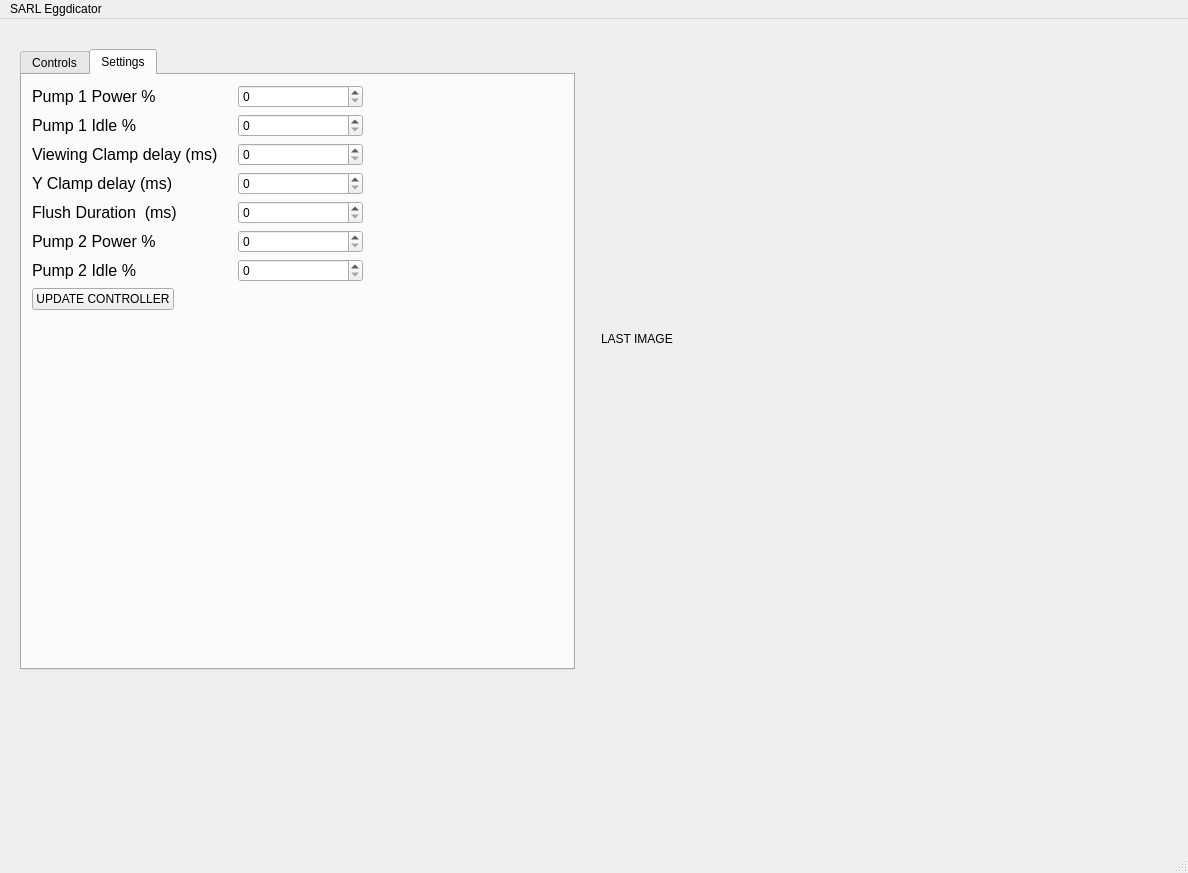
<?xml version="1.0" encoding="UTF-8"?>
<ui version="4.0">
 <class>MainWindow</class>
 <widget class="QMainWindow" name="MainWindow">
  <property name="geometry">
   <rect>
    <x>0</x>
    <y>0</y>
    <width>1188</width>
    <height>873</height>
   </rect>
  </property>
  <property name="windowTitle">
   <string>MainWindow</string>
  </property>
  <widget class="QWidget" name="centralwidget">
   <widget class="QWidget" name="horizontalLayoutWidget">
    <property name="geometry">
     <rect>
      <x>20</x>
      <y>30</y>
      <width>1081</width>
      <height>621</height>
     </rect>
    </property>
    <layout class="QHBoxLayout" name="horizontalLayout">
     <item>
      <widget class="QTabWidget" name="tabWidget">
       <property name="currentIndex">
        <number>1</number>
       </property>
       <widget class="QWidget" name="contorls_tab">
        <attribute name="title">
         <string>Controls</string>
        </attribute>
        <widget class="QWidget" name="verticalLayoutWidget_3">
         <property name="geometry">
          <rect>
           <x>19</x>
           <y>19</y>
           <width>491</width>
           <height>551</height>
          </rect>
         </property>
         <layout class="QVBoxLayout" name="verticalLayout_3">
          <item>
           <layout class="QFormLayout" name="formLayout">
            <property name="formAlignment">
             <set>Qt::AlignLeading|Qt::AlignLeft|Qt::AlignTop</set>
            </property>
            <item row="2" column="1">
             <widget class="QLCDNumber" name="goodegg_lcd_display"/>
            </item>
            <item row="2" column="0">
             <widget class="QLabel" name="label">
              <property name="font">
               <font>
                <pointsize>12</pointsize>
               </font>
              </property>
              <property name="text">
               <string>Good embryos found</string>
              </property>
             </widget>
            </item>
            <item row="3" column="1">
             <widget class="QLCDNumber" name="badegg_lcd_display"/>
            </item>
            <item row="3" column="0">
             <widget class="QLabel" name="label_2">
              <property name="font">
               <font>
                <pointsize>12</pointsize>
               </font>
              </property>
              <property name="text">
               <string>Refuse items found</string>
              </property>
             </widget>
            </item>
            <item row="4" column="0">
             <widget class="QLabel" name="label_3">
              <property name="font">
               <font>
                <pointsize>12</pointsize>
               </font>
              </property>
              <property name="text">
               <string>Reservoir Level</string>
              </property>
             </widget>
            </item>
            <item row="4" column="1">
             <widget class="QProgressBar" name="progressBar">
              <property name="value">
               <number>24</number>
              </property>
             </widget>
            </item>
            <item row="7" column="1">
             <layout class="QVBoxLayout" name="verticalLayout">
              <item>
               <widget class="QPushButton" name="start_button">
                <property name="text">
                 <string>START</string>
                </property>
               </widget>
              </item>
              <item>
               <widget class="QPushButton" name="pause_button">
                <property name="text">
                 <string>PAUSE</string>
                </property>
               </widget>
              </item>
              <item>
               <widget class="QPushButton" name="flush_button">
                <property name="text">
                 <string>FLUSH</string>
                </property>
               </widget>
              </item>
              <item>
               <widget class="QPushButton" name="abort_button">
                <property name="text">
                 <string>ABORT</string>
                </property>
               </widget>
              </item>
             </layout>
            </item>
            <item row="5" column="1">
             <spacer name="verticalSpacer">
              <property name="orientation">
               <enum>Qt::Vertical</enum>
              </property>
              <property name="sizeHint" stdset="0">
               <size>
                <width>20</width>
                <height>300</height>
               </size>
              </property>
             </spacer>
            </item>
            <item row="6" column="0">
             <spacer name="horizontalSpacer_2">
              <property name="orientation">
               <enum>Qt::Horizontal</enum>
              </property>
              <property name="sizeHint" stdset="0">
               <size>
                <width>300</width>
                <height>20</height>
               </size>
              </property>
             </spacer>
            </item>
            <item row="1" column="0">
             <spacer name="verticalSpacer_2">
              <property name="orientation">
               <enum>Qt::Vertical</enum>
              </property>
              <property name="sizeHint" stdset="0">
               <size>
                <width>20</width>
                <height>40</height>
               </size>
              </property>
             </spacer>
            </item>
            <item row="7" column="0">
             <widget class="QLabel" name="label_7">
              <property name="font">
               <font>
                <pointsize>12</pointsize>
               </font>
              </property>
              <property name="text">
               <string>TextLabel</string>
              </property>
             </widget>
            </item>
           </layout>
          </item>
         </layout>
        </widget>
       </widget>
       <widget class="QWidget" name="tab_2">
        <attribute name="title">
         <string>Settings</string>
        </attribute>
        <widget class="QWidget" name="verticalLayoutWidget_2">
         <property name="geometry">
          <rect>
           <x>10</x>
           <y>10</y>
           <width>331</width>
           <height>268</height>
          </rect>
         </property>
         <layout class="QVBoxLayout" name="verticalLayout_2">
          <item>
           <layout class="QFormLayout" name="formLayout_2">
            <property name="sizeConstraint">
             <enum>QLayout::SetFixedSize</enum>
            </property>
            <property name="horizontalSpacing">
             <number>20</number>
            </property>
            <item row="0" column="0">
             <widget class="QLabel" name="label_4">
              <property name="font">
               <font>
                <pointsize>12</pointsize>
               </font>
              </property>
              <property name="text">
               <string>Pump 1 Power %</string>
              </property>
             </widget>
            </item>
            <item row="0" column="1">
             <widget class="QSpinBox" name="pump_1_power_box">
              <property name="maximum">
               <number>255</number>
              </property>
             </widget>
            </item>
            <item row="1" column="0">
             <widget class="QLabel" name="label_5">
              <property name="font">
               <font>
                <pointsize>12</pointsize>
               </font>
              </property>
              <property name="text">
               <string>Pump 1 Idle %</string>
              </property>
             </widget>
            </item>
            <item row="1" column="1">
             <widget class="QSpinBox" name="pump_1_idle_box">
              <property name="maximum">
               <number>255</number>
              </property>
             </widget>
            </item>
            <item row="2" column="0">
             <widget class="QLabel" name="label_12">
              <property name="font">
               <font>
                <pointsize>12</pointsize>
               </font>
              </property>
              <property name="text">
               <string>Viewing Clamp delay (ms)</string>
              </property>
             </widget>
            </item>
            <item row="2" column="1">
             <widget class="QSpinBox" name="view_delay_box">
              <property name="maximum">
               <number>50000</number>
              </property>
             </widget>
            </item>
            <item row="3" column="0">
             <widget class="QLabel" name="label_13">
              <property name="font">
               <font>
                <pointsize>12</pointsize>
               </font>
              </property>
              <property name="text">
               <string>Y Clamp delay (ms)</string>
              </property>
             </widget>
            </item>
            <item row="3" column="1">
             <widget class="QSpinBox" name="y_delay_box">
              <property name="maximum">
               <number>50000</number>
              </property>
             </widget>
            </item>
            <item row="4" column="0">
             <widget class="QLabel" name="label_11">
              <property name="font">
               <font>
                <pointsize>12</pointsize>
               </font>
              </property>
              <property name="text">
               <string>Flush Duration  (ms)</string>
              </property>
             </widget>
            </item>
            <item row="4" column="1">
             <widget class="QSpinBox" name="flush_dur_box">
              <property name="maximum">
               <number>100000</number>
              </property>
             </widget>
            </item>
            <item row="5" column="0">
             <widget class="QLabel" name="label_14">
              <property name="font">
               <font>
                <pointsize>12</pointsize>
               </font>
              </property>
              <property name="text">
               <string>Pump 2 Power %</string>
              </property>
             </widget>
            </item>
            <item row="5" column="1">
             <widget class="QSpinBox" name="pump_2_power_box">
              <property name="maximum">
               <number>255</number>
              </property>
             </widget>
            </item>
            <item row="7" column="0">
             <widget class="QLabel" name="label_15">
              <property name="font">
               <font>
                <pointsize>12</pointsize>
               </font>
              </property>
              <property name="text">
               <string>Pump 2 Idle %</string>
              </property>
             </widget>
            </item>
            <item row="7" column="1">
             <widget class="QSpinBox" name="pump_2_idle_box"/>
            </item>
            <item row="8" column="0">
             <widget class="QPushButton" name="update_button">
              <property name="text">
               <string>UPDATE CONTROLLER</string>
              </property>
             </widget>
            </item>
           </layout>
          </item>
         </layout>
        </widget>
       </widget>
      </widget>
     </item>
     <item>
      <spacer name="horizontalSpacer">
       <property name="orientation">
        <enum>Qt::Horizontal</enum>
       </property>
       <property name="sizeType">
        <enum>QSizePolicy::Fixed</enum>
       </property>
       <property name="sizeHint" stdset="0">
        <size>
         <width>20</width>
         <height>0</height>
        </size>
       </property>
      </spacer>
     </item>
     <item>
      <widget class="QLabel" name="label_6">
       <property name="minimumSize">
        <size>
         <width>500</width>
         <height>100</height>
        </size>
       </property>
       <property name="text">
        <string>&lt;html&gt;&lt;head/&gt;&lt;body&gt;&lt;p&gt;LAST IMAGE&lt;/p&gt;&lt;p&gt;&lt;br/&gt;&lt;/p&gt;&lt;/body&gt;&lt;/html&gt;</string>
       </property>
      </widget>
     </item>
    </layout>
   </widget>
  </widget>
  <widget class="QMenuBar" name="menubar">
   <property name="geometry">
    <rect>
     <x>0</x>
     <y>0</y>
     <width>1188</width>
     <height>25</height>
    </rect>
   </property>
   <widget class="QMenu" name="menuSARL_Eggdicator">
    <property name="title">
     <string>SARL Eggdicator</string>
    </property>
   </widget>
   <addaction name="menuSARL_Eggdicator"/>
  </widget>
  <widget class="QStatusBar" name="statusbar"/>
 </widget>
 <resources/>
 <connections/>
</ui>
